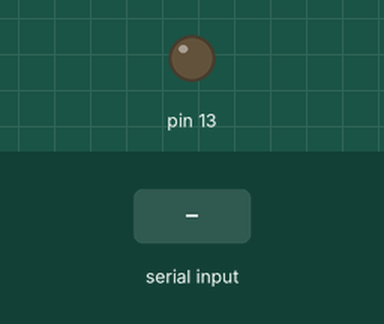
This sketch was run on a simulated Arduino Uno, built with avr-gcc and run on an emulated ATmega328P. Shown: output pins drawn as LEDs (lit = HIGH). The test bench sets the inputs (shaded band). What the sketch prints to the serial monitor is not drawn.

Above: at 1.2 s.
1.3 s: "test" received over Serial
At 1.41 s:
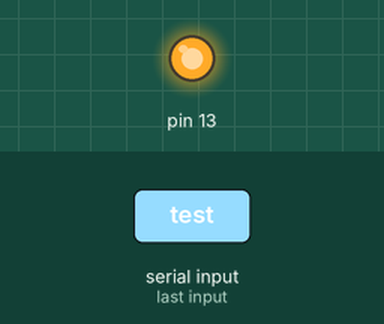
3.0 s: "1" received over Serial
Timing chart, 0 to 6.0 s (numbered marks = the images above; inputs shaded):
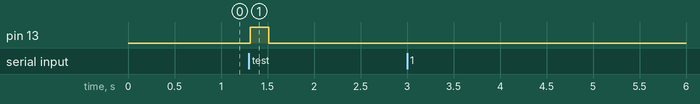

The sketch:

sketch_nov27a.ino
```cpp
void setup() {
  Serial.begin(115200);
pinMode(13, OUTPUT);
}

void loop() {
  static String readString = "";
  while(Serial.available()){
    delay(3);
    if(Serial.available() > 0) {
    char c = Serial.read();
    readString += c;
  }
 }
 if (readString.length() > 0){
  readString.trim();

  if(readString.indexOf("test") >= 0){
    digitalWrite(13,HIGH);
    delay(200);
    digitalWrite(13,LOW);
  }

  Serial.println("Arduino received " + readString);
  readString = "";
 }

}
```

Measured:
- after the input at 1.3 s, pin 13: LOW → HIGH at once, → LOW 0.20 s later
- after the input at 3.0 s, every drawn part: stays the same
